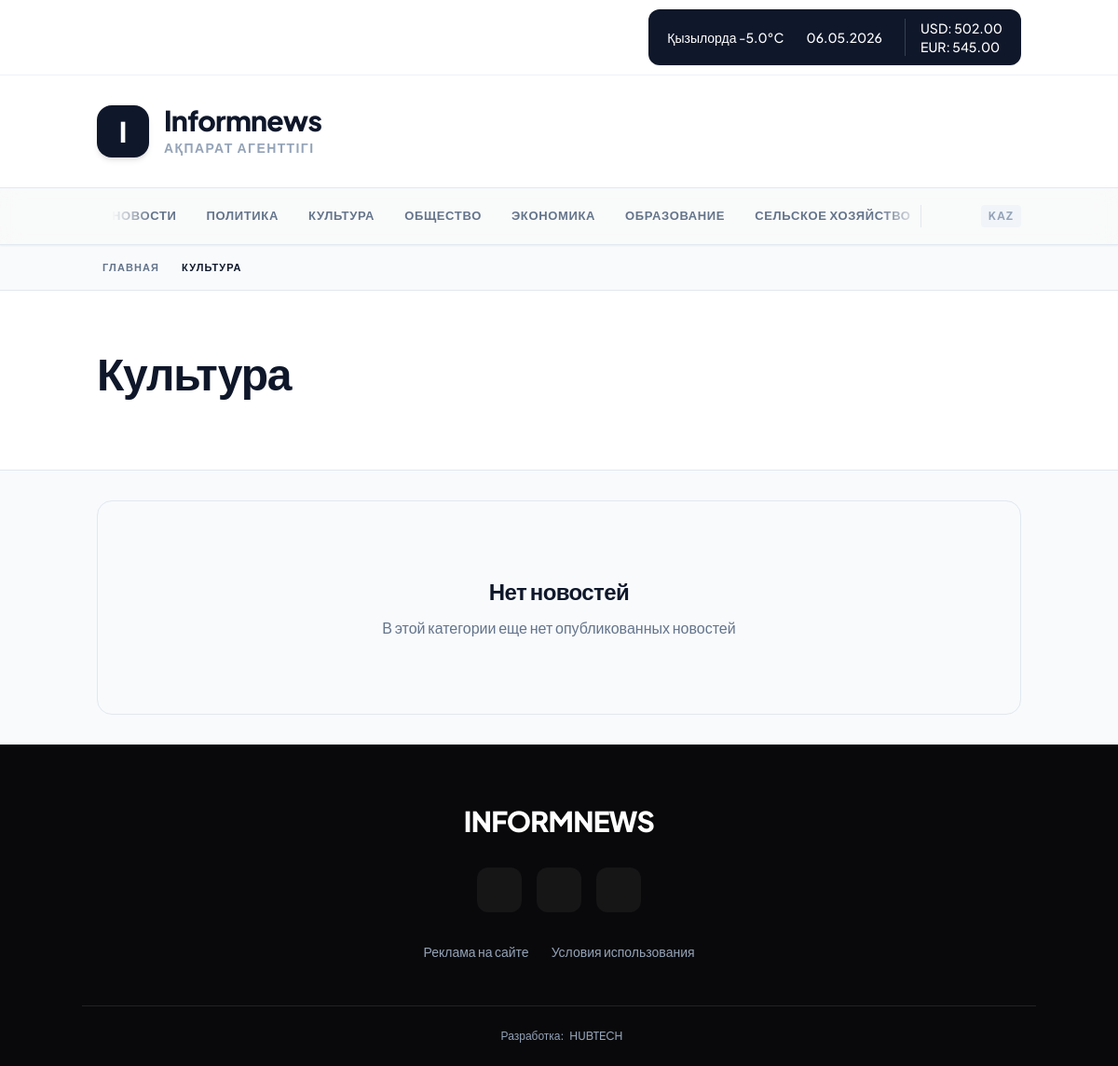
Page /ru/kultura on the committed database.
### tables this page shows
CREATE TABLE `categories` (
  `id` int NOT NULL AUTO_INCREMENT,
  `name_kz` varchar(100) NOT NULL,
  `name_ru` varchar(100) NOT NULL,
  `slug_kz` varchar(100) NOT NULL,
  `slug_ru` varchar(100) NOT NULL,
  `description_kz` text,
  `description_ru` text,
  `sort_order` int DEFAULT '0',
  `created_at` timestamp NULL DEFAULT CURRENT_TIMESTAMP,
  PRIMARY KEY (`id`),
  UNIQUE KEY `slug_kz` (`slug_kz`),
  UNIQUE KEY `slug_ru` (`slug_ru`),
  KEY `idx_slug_kz` (`slug_kz`),
  KEY `idx_slug_ru` (`slug_ru`)
);

### app/views/partials/_navigation.php (shortened to what the rows shown need)
<nav class="glass-nav border-b border-slate-200 shadow-sm sticky top-0 z-50">
    <div class="container mx-auto px-4">
        <div class="flex justify-between items-center">
            <div class="cursor-pointer py-5 pr-4 text-slate-600 hover:text-slate-900 dark:text-slate-400 dark:hover:text-white transition-colors" onclick="openMobileMenu()"><i class="las la-bars text-2xl"></i></div>
            <ul class="hidden md:flex space-x-8 py-5 font-semibold text-[13px] text-slate-500 uppercase tracking-wider overflow-x-auto whitespace-nowrap no-scrollbar mask-image-scroll">
                <?php if (isset($categories) && !empty($categories)): ?>
                    <?php foreach ($categories as $cat): ?>
                        <?php
                        if ($cat['slug'] === 'zhanalyqtar' || $cat['slug'] === 'novosti') {
                            $catUrl = $lang === 'ru' ? '/ru/' : '/';
                        } else {
                            $catUrl = '/' . ($lang === 'ru' ? 'ru/' : '') . $cat['slug'];
                        }
                        ?>
                        <li>
                            <a href="<?= $catUrl ?>" class="hover:text-slate-900 cursor-pointer transition-colors block">
                                <?= mb_strtoupper(htmlspecialchars($cat['name'])) ?>
                            </a>
                        </li>
                    <?php endforeach; ?>
                <?php endif; ?>
            </ul>
            <div class="flex items-center space-x-5 text-slate-400 pl-6 border-l border-slate-200">
                <?php
                $switchUrl = '/';
                if (isset($post) && !empty($post)) {
                    $targetLang = $lang === 'kz' ? 'ru' : 'kz';
                    $categorySlug = $post["slug_{$targetLang}"] ?? $post['category_slug'] ?? '';
                    $postSlug = $post["slug_{$targetLang}"] ?? '';
                    $switchUrl = (!empty($categorySlug) && !empty($postSlug))
                        ? ($targetLang === 'ru' ? '/ru/' : '/') . $categorySlug . '/' . $postSlug
                        : ($targetLang === 'ru' ? '/ru/' : '/');
                } elseif (isset($category) && !empty($category)) {
                    $targetLang = $lang === 'kz' ? 'ru' : 'kz';
                    $categorySlug = $category["slug_{$targetLang}"] ?? '';
                    $switchUrl = !empty($categorySlug) ? ($targetLang === 'ru' ? '/ru/' : '/') . $categorySlug : ($targetLang === 'ru' ? '/ru/' : '/');
                } else {
                    $switchUrl = $lang === 'kz' ? '/ru/' : '/';
                }
                ?>
                <a href="<?= $switchUrl ?>" class="cursor-pointer hover:text-slate-900 font-bold text-xs tracking-widest bg-slate-100 px-2 py-1 rounded">
                    <?= $lang === 'kz' ? 'РУС' : 'KAZ' ?>
                </a>
            </div>
        </div>
    </div>
</nav>

### app/views/category/index.php (shortened to what the rows shown need)
<?php
require_once __DIR__ . '/../partials/_header.php';
?>
<?php require_once __DIR__ . '/../partials/_navigation.php'; ?>
<div class="bg-slate-50 border-b border-slate-200">
    <div class="container mx-auto px-4 py-4">
        <div class="flex items-center text-[11px] font-semibold text-slate-500 uppercase tracking-widest">
            <a href="/<?= $lang === 'ru' ? 'ru/' : '' ?>" class="hover:text-slate-900 transition-colors flex items-center gap-1.5">
                <i class="las la-home text-sm"></i> <?= $lang === 'kz' ? 'Басты бет' : 'Главная' ?>
            </a>
            <span class="text-slate-900 font-bold">
                <?= htmlspecialchars($category['name'] ?? '') ?>
            </span>
        </div>
    </div>
</div>
<div class="bg-white border-b border-slate-200 py-12 md:py-16">
    <div class="container mx-auto px-4">
        <h1 class="text-4xl md:text-5xl font-black mb-4 tracking-tight text-slate-900">
            <?= htmlspecialchars($category['name'] ?? '') ?>
        </h1>
    </div>
</div>
<main class="container mx-auto px-4 py-8">
    <?php if (isset($posts) && !empty($posts)): ?>
        <div class="grid grid-cols-1 md:grid-cols-2 lg:grid-cols-3 gap-6 mb-8">
            <?php foreach ($posts as $post): ?>
                <?php
                $postTitle = $lang === 'kz' ? $post['title_kz'] : $post['title_ru'];
                $postExcerpt = $lang === 'kz' ? $post['excerpt_kz'] : $post['excerpt_ru'];
                $postSlug = $lang === 'kz' ? $post['slug_kz'] : $post['slug_ru'];
                $postCategory = $category['slug'] ?? 'aqparat';
                $postImage = !empty($post['image'])
                    ? '/uploads/medium/' . $post['image']
                    : 'https://placehold.co/400x300/666/FFF?text=News';
                $postDate = date('d.m.Y H:i', strtotime($post['published_at'] ?? 'now'));
                ?>
                <a href="/<?= $lang === 'ru' ? 'ru/' : '' ?><?= $postCategory ?>/<?= $postSlug ?>"
                    class="bg-white border border-slate-200 group cursor-pointer shadow-sm hover:shadow-md transition-all duration-300 rounded-2xl overflow-hidden flex flex-col">
                    <div class="relative h-56 overflow-hidden bg-slate-100">
                        <img src="<?= $postImage ?>"
                            class="w-full h-full object-cover group-hover:scale-105 transition-transform duration-700"
                            alt="<?= htmlspecialchars($postTitle) ?>">
                        <span class="absolute top-3 right-3 bg-white/90 backdrop-blur-sm text-slate-900 text-[10px] font-bold px-2.5 py-1 rounded-md shadow-sm tracking-widest uppercase">
                            <i class="las la-eye mr-1"></i>
                            <?= number_format($post['views'] ?? 0) ?>
                        </span>
                    </div>
                    <div class="p-6 flex flex-col flex-1">
                        <div class="text-[11px] font-semibold text-slate-400 mb-3 flex items-center gap-1.5 uppercase tracking-widest">
                            <i class="las la-calendar text-sm"></i>
                            <?= $postDate ?>
                        </div>
                        <h3 class="text-xl font-bold leading-snug text-slate-900 group-hover:text-slate-600 transition-colors mb-3">
                            <?= htmlspecialchars($postTitle) ?>
                        </h3>
                        <p class="text-sm text-slate-500 line-clamp-3 leading-relaxed mt-auto">
                            <?= htmlspecialchars($postExcerpt ?? '') ?>
                        </p>
                    </div>
                </a>
            <?php endforeach; ?>
        </div>
        <?php
        $totalPages = 5;
        $hasNext = $currentPage < $totalPages;
        $hasPrev = $currentPage > 1;
        ?>
        <?php if ($totalPages > 1): ?>
            <div class="flex justify-center items-center gap-2 mt-12">
                <?php if ($hasPrev): ?>
                    <a href="?page=<?= $currentPage - 1 ?>"
                        class="px-5 py-3 bg-white border border-slate-200 rounded-xl hover:bg-slate-50 transition-all text-slate-900 font-bold text-sm">
                        <i class="las la-angle-left text-sm mr-1"></i>
                        <?= $lang === 'kz' ? 'Артқа' : 'Назад' ?>
                    </a>
                <?php endif; ?>
                <div class="flex gap-2">
                    <?php for ($i = 1; $i <= min($totalPages, 5); $i++): ?>
                        <a href="?page=<?= $i ?>"
                            class="w-12 h-12 flex items-center justify-center rounded-xl transition-all font-bold text-sm border <?= $i === $currentPage ? 'bg-slate-900 text-white border-slate-900 shadow-md' : 'bg-white border-slate-200 hover:bg-slate-50 text-slate-600' ?>">
                            <?= $i ?>
                        </a>
                    <?php endfor; ?>
                </div>
                <?php if ($hasNext): ?>
                    <a href="?page=<?= $currentPage + 1 ?>"
                        class="px-5 py-3 bg-white border border-slate-200 rounded-xl hover:bg-slate-50 transition-all text-slate-900 font-bold text-sm">
                        <?= $lang === 'kz' ? 'Алға' : 'Вперед' ?>
                        <i class="las la-angle-right text-sm ml-1"></i>
                    </a>
                <?php endif; ?>
            </div>
        <?php endif; ?>
    <?php else: ?>
        <div class="text-center py-20 bg-slate-50 rounded-2xl border border-slate-200">
            <h3 class="text-2xl font-bold text-slate-900 mb-3 tracking-tight">
                <?= $lang === 'kz' ? 'Жаңалықтар жоқ' : 'Нет новостей' ?>
            </h3>
            <p class="text-slate-500 font-medium">
                <?= $lang === 'kz' ? 'Бұл санатта әлі ешқандай жаңалық жарияланбаған' : 'В этой категории еще нет опубликованных новостей' ?>
            </p>
        </div>
    <?php endif; ?>
</main>
<?php require_once __DIR__ . '/../partials/_footer.php'; ?>

### rows in the picture
categories: name_ru "НОВОСТИ"
categories: name_ru "ПОЛИТИКА"
categories: name_ru "КУЛЬТУРА", name_ru "Культура"
categories: name_ru "ОБЩЕСТВО"
categories: name_ru "ЭКОНОМИКА"
categories: name_ru "ОБРАЗОВАНИЕ"
categories: name_ru "СЕЛЬСКОЕ ХОЗЯЙСТВО"

### other values in the picture
$weather['temperature'] "-5.0"
$currency['usd_rate'] "502.00"
$currency['eur_rate'] "545.00"
